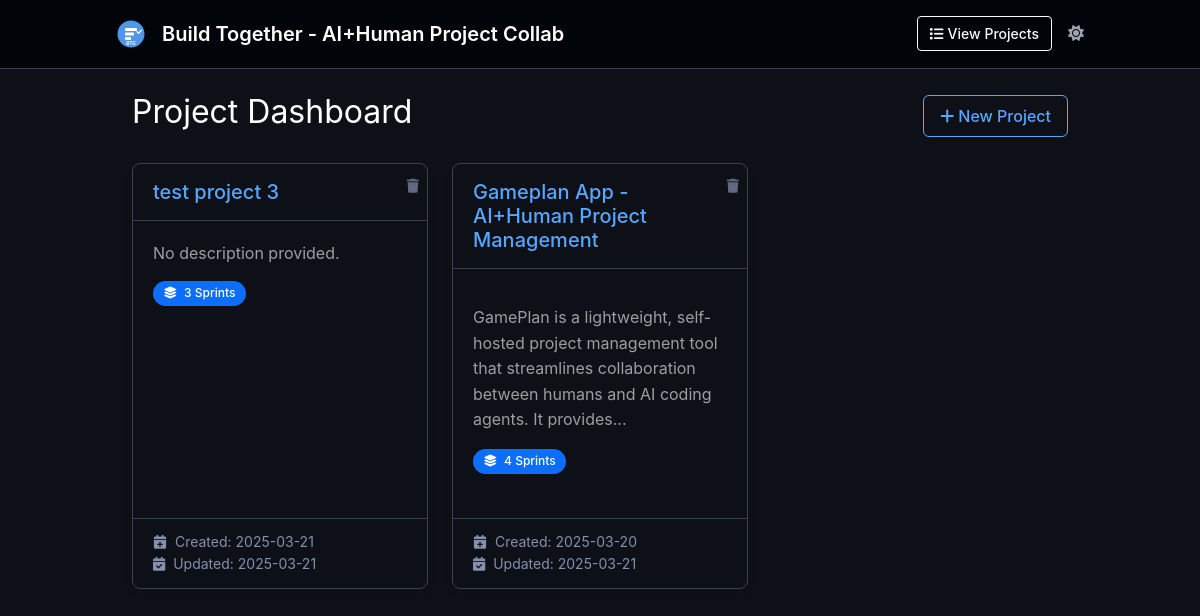
Before: / with the older database file.
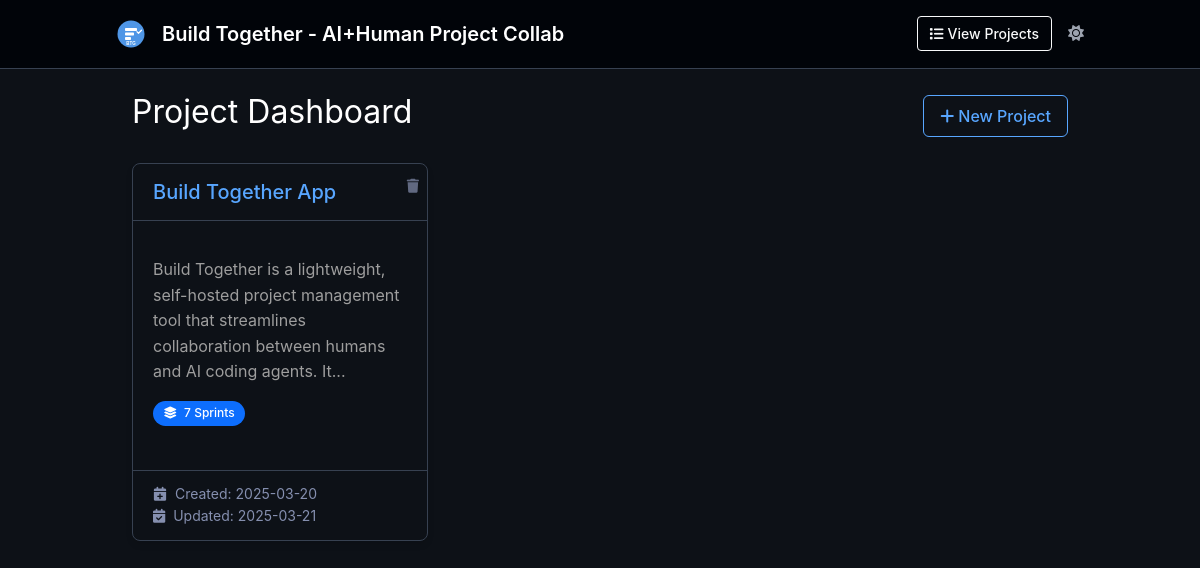
After: the same page with the newer database file.
### app/models/project.py (models this page shows, shortened)
class Project(db.Model):
    __tablename__ = 'projects'
    id = db.Column(db.Integer, primary_key=True)
    name = db.Column(db.String(100), nullable=False)
    description = db.Column(db.Text, nullable=True)
    requirements = db.Column(db.Text, nullable=True)
    implementation_details = db.Column(db.Text, nullable=True)
    created_at = db.Column(db.DateTime, default=datetime.utcnow)
    updated_at = db.Column(db.DateTime, default=datetime.utcnow, onupdate=datetime.utcnow)
    sprints = db.relationship('Sprint', backref='project', lazy='dynamic', cascade='all, delete-orphan')
    def get_sprint_count(self):
        return self.sprints.count()

### app/routes/main_routes.py (the view)
@main_bp.route('/')
def index():
    projects = Project.query.order_by(Project.created_at.desc()).all()
    return render_template('dashboard.html', projects=projects)

### app.py (called while the page is built)
@app.context_processor
def inject_now():
    return {'now': datetime.utcnow()}

### app/utils/markdown_parser.py (called while the page is built)
def convert_markdown_to_html(text):
    if not text:
        return Markup("")
    html = markdown.markdown(
        text,
        extensions=[
            'markdown.extensions.fenced_code',
            'markdown.extensions.tables',
            'markdown.extensions.nl2br',
            'markdown.extensions.sane_lists'
        ]
    )
    clean_html = bleach.clean(
        html,
        tags=ALLOWED_TAGS,
        attributes=ALLOWED_ATTRIBUTES,
        strip=True
    )
    return Markup(clean_html)

### app/templates/dashboard.html (shortened to what this page needs)
{% extends "base.html" %}
{% block content %}
<div class="container mt-4">
    <div class="d-flex justify-content-between align-items-center mt-4 mb-4">
        <h2>Project Dashboard</h2>
        <button id="newProjectBtn" class="btn btn-outline-primary"
               hx-get="/htmx/projects/form"
               hx-target="#project-form-container"
               hx-swap="innerHTML">
            <i class="fas fa-plus me-1"></i>New Project
        </button>
    </div>
    <div id="projectsContainer">
        <div class="row row-cols-1 row-cols-md-2 row-cols-lg-3 g-4" id="projectsGrid">
            {% if projects %}
                {% for project in projects %}
                    <div class="col">
                        {% include 'partials/project_card.html' %}
                    </div>
                {% endfor %}
            {% endif %}
        </div>
    </div>
</div>
{% endblock %}

### app/templates/base.html (shortened to what this page needs)
<!DOCTYPE html>
<html lang="en" x-data="{ darkMode: localStorage.getItem('darkMode') === 'true' || localStorage.getItem('darkMode') === null }" :class="{ 'dark-mode': darkMode }">
<head>
    <link href="https://cdn.jsdelivr.net/npm/bootstrap@5.3.0/dist/css/bootstrap.min.css" rel="stylesheet">
    <link rel="stylesheet" href="https://cdnjs.cloudflare.com/ajax/libs/font-awesome/6.4.0/css/all.min.css">
    <link rel="stylesheet" href="https://cdn.jsdelivr.net/npm/bootstrap-icons@1.11.1/font/bootstrap-icons.css">
    <link rel="stylesheet" href="{{ url_for('static', filename='css/style.css') }}">
    <link rel="stylesheet" href="{{ url_for('static', filename='css/modern-dark-theme.css') }}" x-bind:disabled="!darkMode">
</head>
<body>
    <nav class="navbar navbar-expand-lg navbar-dark bg-primary">
        <div class="container">
            <a class="navbar-brand" href="{{ url_for('main.index') }}">
                <img src="{{ url_for('static', filename='img/btg-logo.svg') }}" alt="BTG Logo" height="30" class="me-2">
                Build Together - AI+Human Project Collab
            </a>
            <div class="ms-auto d-flex align-items-center">
                <a href="{{ url_for('main.index') }}" class="btn btn-sm btn-outline-light me-3">
                    <i class="fas fa-list me-1"></i>View Projects
                </a>
                <a class="nav-link theme-toggle" href="#"
                   @click.prevent="darkMode = !darkMode; localStorage.setItem('darkMode', darkMode)">
                    <i class="fas" :class="darkMode ? 'fa-sun' : 'fa-moon'"></i>
                </a>
            </div>
        </div>
    </nav>
    <main class="container py-4">
        {% block content %}{% endblock %}
    </main>
</body>
</html>

### app/templates/partials/project_card.html
<div class="card h-100 project-card mb-4 border">
    <div class="card-header position-relative">
        <h5 class="card-title mb-0">
            <a href="{{ url_for('main.project_detail', project_id=project.id) }}" class="text-decoration-none">
                {{ project.name }}
            </a>
        </h5>
        <div class="position-absolute top-0 end-0 p-2">
            <button class="btn btn-sm btn-link text-danger border-0 p-0"
                    hx-confirm="Are you sure you want to delete this project? This will also delete all sprints, tasks, and issues associated with this project."
                    hx-delete="/htmx/projects/{{ project.id }}/delete"
                    hx-target="body"
                    hx-swap="none">
                <i class="fas fa-trash"></i>
            </button>
        </div>
    </div>
    <div class="card-body">
        <p class="card-text">{{ project.description|markdown|truncate(150) or 'No description provided.' }}</p>
        <div class="d-flex justify-content-between align-items-center mt-3">
            <span class="badge bg-primary rounded-pill">
                <i class="fas fa-layer-group me-1"></i> {{ project.get_sprint_count() }} Sprint{{ 's' if project.get_sprint_count() != 1 }}
            </span>
        </div>
    </div>
    <div class="card-footer text-muted">
        <small>
            <div><i class="fas fa-calendar-plus me-1"></i> Created: {{ project.created_at.strftime('%Y-%m-%d') }}</div>
            <div><i class="fas fa-calendar-check me-1"></i> Updated: {{ project.updated_at.strftime('%Y-%m-%d') }}</div>
        </small>
    </div>
</div>

### app/static/css/style.css (style rules this page uses)
body { display: flex; flex-direction: column; min-height: 100vh; background-color: #f8f9fa; font-family: -apple-system, BlinkMacSystemFont, "Segoe UI", Roboto, Helvetica, Arial, sans-serif; line-height: 1.6; margin: 0; padding: 0; }
main { flex: 1; }
.container { max-width: 1000px !important; padding: 0 1rem !important; margin: 0 auto !important; }
.navbar { background-color: #007bff !important; border-bottom: 1px solid rgba(0, 0, 0, 0.1); padding: 0.8rem 1rem; box-shadow: none; }
.navbar-brand { color: #fff !important; font-weight: 600; display: flex; align-items: center; gap: 0.5rem; }
#projectsContainer { margin-top: 1.5rem !important; }
.card-header { padding: 1rem 1.25rem; background-color: transparent; }
.card-body { padding: 1.25rem; }
.card-footer { padding: 0.75rem 1.25rem; background-color: transparent; }
.project-card { border-radius: 8px; box-shadow: 0 4px 6px rgba(0, 0, 0, 0.1); transition: transform 0.2s, box-shadow 0.2s; margin-bottom: 1.5rem; }
.project-card .card-title { font-size: 1.25rem; font-weight: 500; }
.project-card .card-text { margin-bottom: 1rem; line-height: 1.5; }
.project-card .badge { font-weight: 500; padding: 0.4rem 0.65rem; }
.project-card { transform: translateY(0px); box-shadow: 0 4px 6px rgba(0, 0, 0, 0.1); }
.project-card .card-header { border-top-left-radius: 8px; border-top-right-radius: 8px; }
.btn { border-radius: 6px; font-weight: 500; padding: 0.5rem 1rem; transition: all 0.2s ease; }
.btn-sm { padding: 0.375rem 0.75rem; font-size: 0.875rem; border-radius: 4px; }
.btn-outline-light { border-width: 1px; font-weight: 500; }
.text-muted { color: #6c757d; }

Changed rows visible on the page:
removed Project: name "test project 3", description "No description provided.", get_sprint_count "3", value "s", created_at "2025-03-21", updated_at "2025-03-21"
changed Project: name "Gameplan App - AI+Human Project Management" → "Build Together App"; description "GamePlan is a lightweight, self-hosted project management tool that streamlines collaboration between humans and AI coding agents. It provides..." → "Build Together is a lightweight, self-hosted project management tool that streamlines collaboration between humans and AI coding agents. It..."; get_sprint_count "4" → "7"
